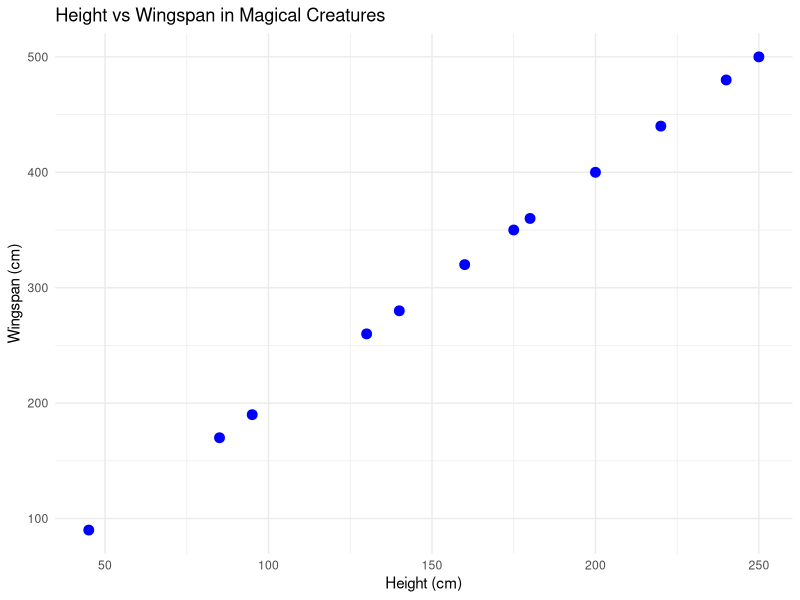
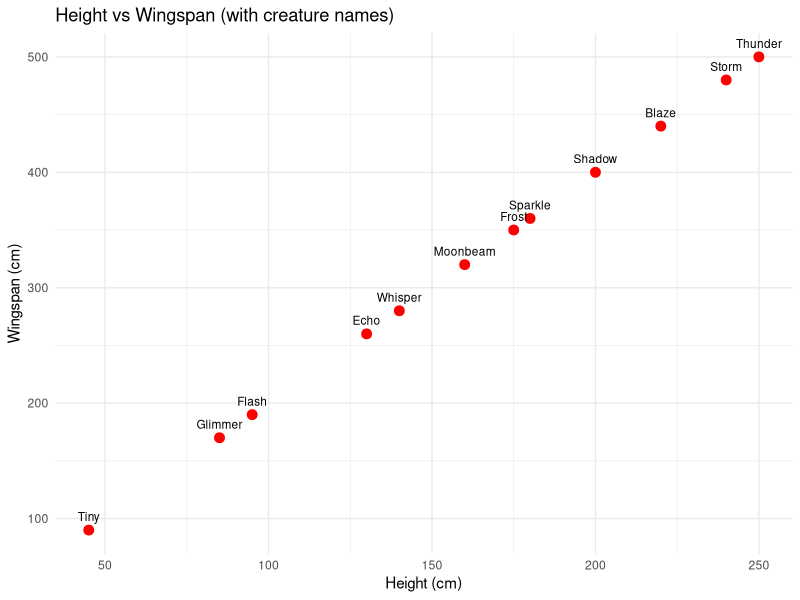

Generate these figures, in order, with R: (Note: this script raises an error after producing the figures.)
# 🔮 Day 2 - Spell 10: Scatter Plot Adventures

# 🎈 Activity: Relationship Explorer
# 🔍 Relationship Hunter: Do tall people have bigger feet? Let's find out!

# Load our visualization magic
library(ggplot2)
library(dplyr)

# Create magical creature data with interesting relationships
magical_creatures <- data.frame(
  name = c("Tiny", "Sparkle", "Thunder", "Moonbeam", "Flash", "Whisper", 
           "Blaze", "Frost", "Echo", "Storm", "Glimmer", "Shadow"),
  height_cm = c(45, 180, 250, 160, 95, 140, 220, 175, 130, 240, 85, 200),
  wingspan_cm = c(90, 360, 500, 320, 190, 280, 440, 350, 260, 480, 170, 400),
  magic_power = c(95, 85, 70, 90, 88, 92, 75, 80, 85, 72, 90, 78),
  flying_speed = c(120, 95, 60, 105, 110, 100, 70, 85, 95, 65, 115, 80),
  age_years = c(50, 150, 300, 120, 80, 200, 250, 180, 90, 280, 60, 220),
  type = c("Fairy", "Unicorn", "Dragon", "Pegasus", "Sprite", "Wolf", 
           "Dragon", "Ice_spirit", "Echo_spirit", "Dragon", "Pixie", "Shadow")
)

print("🐉 Magical Creatures Dataset:")
print(magical_creatures)

# 🎯 Challenge 1: Basic scatter plot
print("\n1️⃣ Basic Scatter Plot:")

# Do taller creatures have bigger wingspans?
height_wingspan <- ggplot(magical_creatures, aes(x = height_cm, y = wingspan_cm)) +
  geom_point(size = 3, color = "blue") +
  labs(title = "Height vs Wingspan in Magical Creatures",
       x = "Height (cm)", 
       y = "Wingspan (cm)") +
  theme_minimal()

print(height_wingspan)

print("🔍 What do you see?")
print("Do taller creatures tend to have bigger wingspans?")
print("Are there any outliers (creatures that don't follow the pattern)?")

########################################################

# 🎯 Challenge 2: Adding creature names to points
print("\n2️⃣ Adding Labels to Points:")

labeled_plot <- ggplot(magical_creatures, aes(x = height_cm, y = wingspan_cm)) +
  geom_point(size = 3, color = "red") +
  geom_text(aes(label = name), vjust = -1, size = 3) +
  labs(title = "Height vs Wingspan (with creature names)",
       x = "Height (cm)", y = "Wingspan (cm)") +
  theme_minimal()

print(labeled_plot)

# Your turn: Create a scatter plot of magic power vs flying speed
power_speed <- ggplot(magical_creatures, aes(x = ..., y = ...)) +
  geom_point(size = 3, color = "...") +
  geom_text(aes(label = name), vjust = -1, size = 3) +
  labs(title = "... vs ...",
       x = "...", y = "...") +
  theme_minimal()

print(power_speed)

########################################################

# 🎯 Challenge 3: Color-coding by categories
print("\n3️⃣ Color-coding by Creature Type:")

type_colored <- ggplot(magical_creatures, aes(x = height_cm, y = wingspan_cm, color = type)) +
  geom_point(size = 4) +
  labs(title = "Height vs Wingspan by Creature Type",
       x = "Height (cm)", y = "Wingspan (cm)", color = "Creature Type") +
  theme_minimal()

print(type_colored)

# Size by age
size_by_age <- ggplot(magical_creatures, aes(x = magic_power, y = flying_speed, size = age_years)) +
  geom_point(alpha = 0.7, color = "purple") +
  labs(title = "Magic Power vs Flying Speed (size = age)",
       x = "Magic Power", y = "Flying Speed", size = "Age (years)") +
  theme_minimal()

print(size_by_age)

########################################################

# 🎯 Challenge 4: Multiple relationships in one plot
print("\n4️⃣ Complex Relationships:")

# Color by type, size by age, position by height and wingspan
complex_plot <- ggplot(magical_creatures, aes(x = height_cm, y = wingspan_cm, 
                                             color = type, size = age_years)) +
  geom_point(alpha = 0.8) +
  geom_text(aes(label = name), vjust = -2, size = 2.5, color = "black") +
  labs(title = "Multiple Relationships: Height, Wingspan, Type, and Age",
       x = "Height (cm)", y = "Wingspan (cm)", 
       color = "Type", size = "Age") +
  theme_minimal()

print(complex_plot)

########################################################

# ✨ Advanced Challenge: Adding trend lines
print("\n✨ Advanced Challenge - Trend Lines:")

# Add a trend line to see the overall pattern
with_trend <- ggplot(magical_creatures, aes(x = height_cm, y = wingspan_cm)) +
  geom_point(size = 3, color = "darkblue") +
  geom_smooth(method = "lm", color = "red", se = FALSE) +
  geom_text(aes(label = name), vjust = -1, size = 3) +
  labs(title = "Height vs Wingspan with Trend Line",
       x = "Height (cm)", y = "Wingspan (cm)") +
  theme_minimal()

print(with_trend)

# Your turn: Add a trend line to age vs magic power
age_magic_trend <- ggplot(magical_creatures, aes(x = age_years, y = magic_power)) +
  geom_point(size = 3, color = "...") +
  geom_smooth(method = "...", color = "...", se = FALSE) +
  labs(title = "... vs ... with Trend Line",
       x = "...", y = "...") +
  theme_minimal()

print(age_magic_trend)

########################################################

# 🎯 Challenge 5: Correlation investigation
print("\n5️⃣ Correlation Investigation:")

# Calculate correlation between different variables
correlations <- magical_creatures %>%
  select(height_cm, wingspan_cm, magic_power, flying_speed, age_years) %>%
  cor() %>%
  round(2)

print("🔢 Correlation Matrix:")
print("Values close to 1 = strong positive relationship")
print("Values close to -1 = strong negative relationship") 
print("Values close to 0 = no relationship")
print(correlations)

# Create multiple scatter plots to explore relationships
library(tidyr)

# Reshape data for multiple plots
creature_pairs <- magical_creatures %>%
  select(name, height_cm, wingspan_cm, magic_power, flying_speed) %>%
  pivot_longer(cols = c(height_cm, wingspan_cm, magic_power, flying_speed),
               names_to = "measurement", values_to = "value")

# 🎯 Your Detective Mission:
print("\n🕵️ Your Relationship Detective Mission:")
print("1. Which two variables have the strongest relationship?")
print("2. Are there any negative relationships (one goes up, other goes down)?")
print("3. Which creatures are outliers in different plots?")
print("4. What can you predict about a creature if you know one measurement?")

# Create your own scatter plot investigation
print("\n🎨 Your Turn - Create Your Own Investigation:")
print("Pick two variables and explore their relationship!")

# my_investigation <- ggplot(magical_creatures, aes(x = ..., y = ...)) +
#   geom_point(size = 3, color = "...") +
#   # Add more layers if you want!
#   labs(title = "My Investigation: ... vs ...",
#        x = "...", y = "...") +
#   theme_minimal()
# 
# print(my_investigation)

# 💡 Memory Tip:
# - Scatter plots show relationships between TWO variables
# - geom_point() creates the dots
# - aes() maps variables to x, y, color, size
# - geom_smooth() adds trend lines
# - Strong correlations = points form a line pattern
# - Weak correlations = points are scattered randomly
# - Look for outliers that don't follow the pattern!